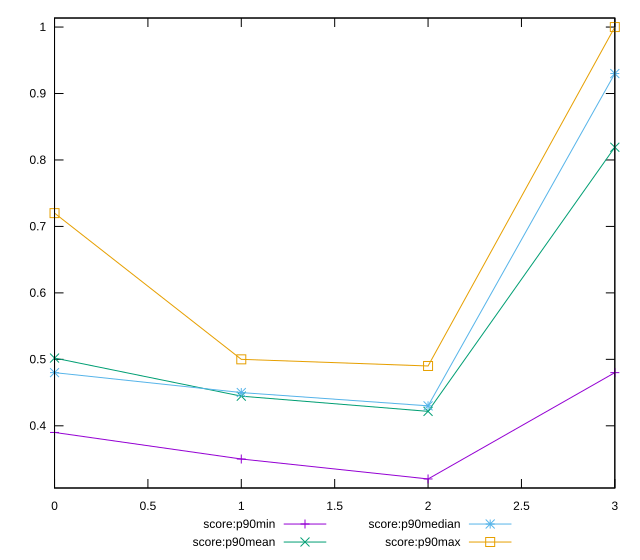

Write the gnuplot code that produced this figure.
reset

$scoreP90Min <<EOF
0 0.39
1 0.35
2 0.32
3 0.48
EOF

$scoreP90Mean <<EOF
0 0.5019148936170212
1 0.4445744680851062
2 0.42172043010752697
3 0.8191489361702126
EOF

$scoreP90Median <<EOF
0 0.48
1 0.45
2 0.43
3 0.93
EOF

$scoreP90Max <<EOF
0 0.72
1 0.5
2 0.49
3 1
EOF

set key outside below
set xrange [0:3]
set yrange [0.3064:1.0136]
set trange [0.3064:1.0136]
set terminal svg size 640, 560 enhanced background rgb 'white'
set output "reports/report_00027_2021-02-24T12-40-31.850Z/uses-http2/progression/score.svg"

plot $scoreP90Min title "score:p90min" with linespoints, \
     $scoreP90Mean title "score:p90mean" with linespoints, \
     $scoreP90Median title "score:p90median" with linespoints, \
     $scoreP90Max title "score:p90max" with linespoints

reset
